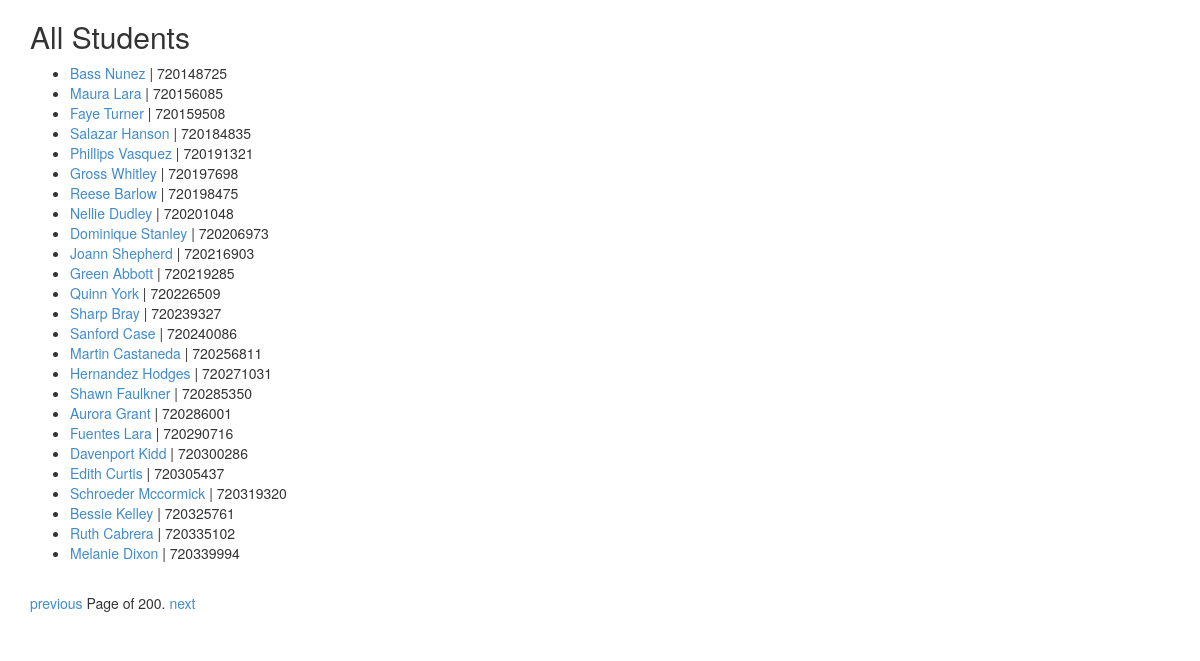
The app's page /student/?page=2 with its own data.
### roster/models.py (models this page shows, shortened)
class Student(models.Model):
	name = models.CharField(max_length=50)
	pid = models.CharField(unique=True, max_length=12, verbose_name='PID')
	grade = models.IntegerField(max_length=3)
	age = models.IntegerField(max_length=3)
	gender = models.CharField(max_length=12)
	email = models.EmailField(unique=True, max_length=75)
	home_phone = models.CharField(max_length=20)
	cell_phone = models.CharField(max_length=20)
	class_year = models.IntegerField(max_length=4)
	credit_hours_earned = models.IntegerField(max_length=3)
	credit_hours_enrolled = models.IntegerField(max_length=2)
	gpa = models.DecimalField(max_digits=3, decimal_places=2, verbose_name='GPA')
	major = models.CharField(max_length=50)
	minor = models.CharField(max_length=50)
	home_address = models.CharField(max_length=300)
	school_address = models.CharField(max_length=300)
	profile_picture = models.ImageField(upload_to='photos/prolfie_pictures/', height_field=None, width_field=None, max_length=150)
	class Meta(object):
		ordering = ('pid', 'name')

### roster/views.py (the view)
# urls.py: url(r'^student/$', views.studentList, name='roster_student_list'),
def studentList(request):
	student_list = Student.objects.all()
	paginator = Paginator(student_list, 25)
	page = request.GET.get('page')
	try:
		students = paginator.page(page)
	except PageNotAnInteger:
		students = paginator.page(1)
	except EmptyPage:
		students = paginator.page(paginator.num_pages)
	return render(request, 'roster/student_list.html', {'students': students})

### roster/templates/roster/student_list.html
{% extends "base.html" %}
{% block content %}
<h2>All Students</h2>
<ul>
{% for student in students %}
	<li><a href="{{ student.id }}">{{ student.name }}</a> | {{ student.pid }}</li>
{% endfor %}
</ul>
<div class="pagination">
	<span class="step-links">
		{% if students.has_previous %}
			<a href="?page={{ students.previous_page_number }}">previous</a>
		{% endif %}
		<span class="current">
			Page {{ student.number }} of {{ students.paginator.num_pages }}.
		</span>
		{% if students.has_next %}
			<a href="?page={{ students.next_page_number }}">next</a>
		{% endif %}
	</span>
</div>
{% endblock %}

### records on screen
Student: name "Bass Nunez", pid "720148725"
Student: name "Maura Lara", pid "720156085"
Student: name "Faye Turner", pid "720159508"
Student: name "Salazar Hanson", pid "720184835"
Student: name "Gross Whitley", pid "720197698"
Student: name "Nellie Dudley", pid "720201048"
Student: name "Dominique Stanley", pid "720206973"
Student: name "Joann Shepherd", pid "720216903"
Student: name "Green Abbott", pid "720219285"
Student: name "Martin Castaneda", pid "720256811"
Student: name "Hernandez Hodges", pid "720271031"
Student: name "Shawn Faulkner", pid "720285350"
Student: name "Aurora Grant", pid "720286001"
Student: name "Davenport Kidd", pid "720300286"
Student: name "Ruth Cabrera", pid "720335102"
Student: name "Melanie Dixon", pid "720339994"

### other values on screen
{{ students.paginator.num_pages }} "200"
